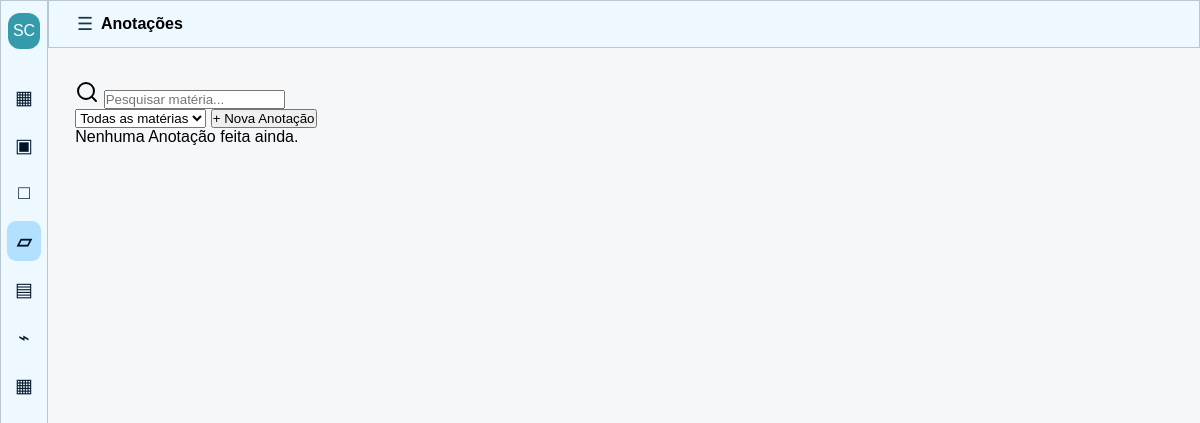
The page /anotacao on the database as committed earlier.
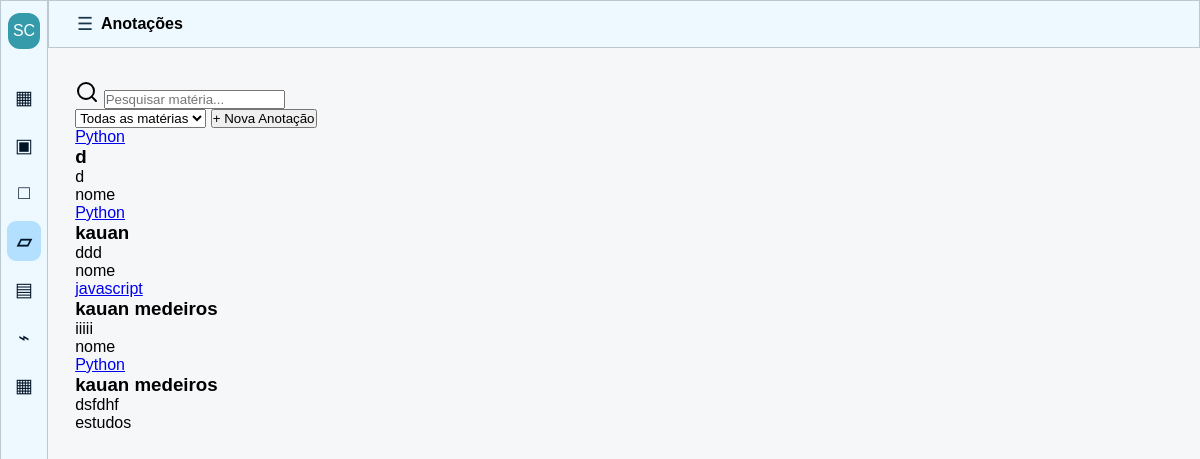
The same page on the database as committed later.
### simulado_e_cards/models.py (models this page shows)
class Anotacao(database.Model):
    id = database.Column(database.Integer(), primary_key=True)
    titulo = database.Column(database.String(100), nullable=False)
    conteudo = database.Column(database.Text(), nullable=False)
    tags = database.Column(database.String(255), nullable=False)
    materia_id = database.Column(
        database.Integer(), ForeignKey("materia.id"), nullable=False
    )

class Materia(database.Model):
    id = database.Column(database.Integer(), primary_key=True)
    nome_materia = database.Column(database.String(), nullable=False)
    descricao_materia = database.Column(database.Text(40), nullable=False)
    sobre_materia = database.Column(database.Text(), nullable=False)
    cor = database.Column(database.String(7), nullable=False, default="#2E8B9F")
    anotacoes = database.relationship("Anotacao", backref="materia", lazy=True)

### simulado_e_cards/routes.py (the view, shortened to what this page needs)
@app.route("/anotacao", methods=["GET", "POST"])
def anotacao():
    form_anotacao_conectado = FormAnotacaoconectado()
    materias = Materia.query.all()
    form_anotacao_conectado.materia_id.choices = [
        (materia.id, materia.nome_materia) for materia in materias
    ]
    anotacoes = Anotacao.query.all()
    return render_template(
        "anotacao.html",
        materias=materias,
        form_anotacao_conectado=form_anotacao_conectado,
        anotacoes=anotacoes,
    )

### simulado_e_cards/form.py
class FormAnotacaoconectado(FlaskForm):
    materia_id = SelectField("Materia", coerce=int, validators=[DataRequired()])
    titulo = StringField("Título", validators=[DataRequired()])
    conteudo = TextAreaField("Conteúdo", validators=[DataRequired()])
    tags = StringField("Tags")
    botao_submit_anotacao = SubmitField("Salvar Anotação")

### simulado_e_cards/templates/anotacao.html (shortened to what this page needs)
{% extends 'base.html' %} {% block body %}
<div class="barra-filtros">
  <div class="campo-busca">
    <input type="text" id="buscar-materia" placeholder="Pesquisar matéria..." />
  </div>
  <select id="filtro-materia">
    <option value="">Todas as matérias</option>
  </select>
  <button type="button" commandfor="modal-anotacao" command="show-modal">
    + Nova Anotação
  </button>
</div>
{% for anotacao in anotacoes %}
<div
  class="card-conector"
  data-materia="{{ anotacao.materia.nome_materia }}"
  data-titulo="{{ anotacao.titulo }}"
  data-conteudo="{{ anotacao.conteudo }}"
  data-tags="{{ anotacao.tags }}"
>
  <a href="{{ url_for('materia', materia_id=anotacao.materia.id) }}#anotacoes"
    >{{ anotacao.materia.nome_materia }}</a
  >
  <h3>{{ anotacao.titulo }}</h3>
  <p>{{ anotacao.conteudo }}</p>
  {% for tag in anotacao.tags.split(',') %}
  <p>{{ tag.strip() }}</p>
  {% endfor %}
</div>
{% else %}
<p class="vazio">Nenhuma Anotação feita ainda.</p>
{% endfor %}
{% endblock %}

### simulado_e_cards/templates/base.html (shortened to what this page needs)
<!DOCTYPE html>
<html lang="pt-BR">
<head>
    <link rel="stylesheet" href="{{ url_for('static', filename='css/base.css') }}">
    <link rel="stylesheet" href="{{ url_for('static', filename='css/materias.css') }}">
    <link rel="stylesheet" href="{{ url_for('static', filename='css/materia.css') }}">
    <link rel="stylesheet" href="{{ url_for('static', filename='css/flashcard.css') }}">
    <link rel="stylesheet" href="{{ url_for('static', filename='css/anotacoes.css') }}">
    <link rel="stylesheet" href="{{ url_for('static', filename='css/nav.css') }}">
</head>
<body>
{% include 'nav.html' %}
<main id="conteudo-principal">
    {% block body %}
    {% endblock %}
</main>
</body>
</html>

### simulado_e_cards/templates/nav.html (shortened to what this page needs)
<div class="open-menu">
<aside class="sidebar-top">
    <label for="menu-toggle" class="menu-button">
        ☰
    </label>
    <h4>
        {% if request.endpoint == 'painel' %}
            Dashboard
        {% elif request.endpoint == 'materias' %}
            Materias
        {% elif request.endpoint == 'flashcard' %}
            Flashcards
        {% elif request.endpoint == 'anotacao' %}
            Anotações
        {% endif %}
    </h4>
</aside>
<aside class="sidebar">
    <div class="logo">
        SC
    </div>
    <nav class="menu">
        <a href="{{ url_for('painel') }}" class="{% if request.endpoint == 'painel' %}ativo{% endif %}">
            <span class="icon">▦</span>
        </a>
        <a href="{{ url_for('materias') }}" class="{% if request.endpoint == 'materias' %}ativo{% endif %}">
            <span class="icon">▣</span>
        </a>
        <a href="{{ url_for('flashcard') }}" class="{% if request.endpoint == 'flashcard' %}ativo{% endif %}">
            <span class="icon">□</span>
        </a>
        <a href="{{ url_for('anotacao') }}" class="{% if request.endpoint == 'anotacao' %}ativo{% endif %}">
            <span class="icon">▱</span>
        </a>
        <a href="/tarefas">
            <span class="icon">▤</span>
        </a>
        <a href="/relatorios">
            <span class="icon">⌁</span>
        </a>
        <a href="/calendario">
            <span class="icon">▦</span>
        </a>
    </nav>
</aside>
</div>

### simulado_e_cards/static/css/base.css (style rules this page uses)
* { box-sizing: border-box; margin: 0; padding: 0; }
:root { --borda-preto: #222; --bg-preto: #111111b6; }
body { font-family: Arial, sans-serif; background: #f5f7f9; }
main { padding: 5rem 1.70rem; }

### simulado_e_cards/static/css/flashcard.css (style rules this page uses)
* { box-sizing: border-box; margin: 0; padding: 0; }
:root { --borda-preto: #222; --bg-preto: #111111b6; }

### simulado_e_cards/static/css/nav.css (style rules this page uses)
.open-menu { position: relative; }
.sidebar-top { position: fixed; top: 0; left: 48px; width: calc(100% - 48px); height: 48px; background: #edf8ff; border: 1px solid #b9c8d1; display: flex; align-items: center; padding: 0 20px; transition: left .3s ease, width .3s ease; z-index: 1100; }
.sidebar { position: fixed; top: 0; left: 0; width: 48px; height: 100vh; background: #edf8ff; border: 1px solid #b9c8d1; display: flex; flex-direction: column; align-items: center; padding: 12px 6px; transition: width .3s ease; z-index: 1000; }
.logo { width: 32px; height: 36px; flex-shrink: 0; border-radius: 12px; background: #359aaa; color: white; display: flex; align-items: center; justify-content: center; margin-bottom: 28px; }
.menu-button { width: 32px; height: 32px; padding: 0; border-radius: 10px; display: flex; align-items: center; justify-content: center; cursor: pointer; color: #18354a; font-size: 18px; transition: .3s ease; }
.menu { width: 100%; display: flex; flex-direction: column; gap: 8px; }
.menu a { height: 40px; width: 100%; display: flex; align-items: center; text-decoration: none; color: #011427; border-radius: 9px; overflow: hidden; transition: background .2s; }
.menu a.ativo { background-color: #109bff42; font-weight: bold; }
.icon { min-width: 34px; display: flex; align-items: center; justify-content: center; font-size: 19px; }
main { margin-left: 48px; transition: margin-left .3s ease; }

Rows that differ between the two databases and show on the page:
added Anotacao: materia.nome_materia "Python", titulo "d", conteudo "d", strip "nome"
added Anotacao: materia.nome_materia "Python", titulo "kauan", conteudo "ddd", strip "nome"
added Anotacao: materia.nome_materia "javascript", titulo "kauan medeiros", conteudo "iiiii", strip "nome"
added Anotacao: materia.nome_materia "Python", titulo "kauan medeiros", conteudo "dsfdhf", strip "estudos"
Other text that changed with them:
text no longer shown: "Nenhuma Anotação feita ainda."
